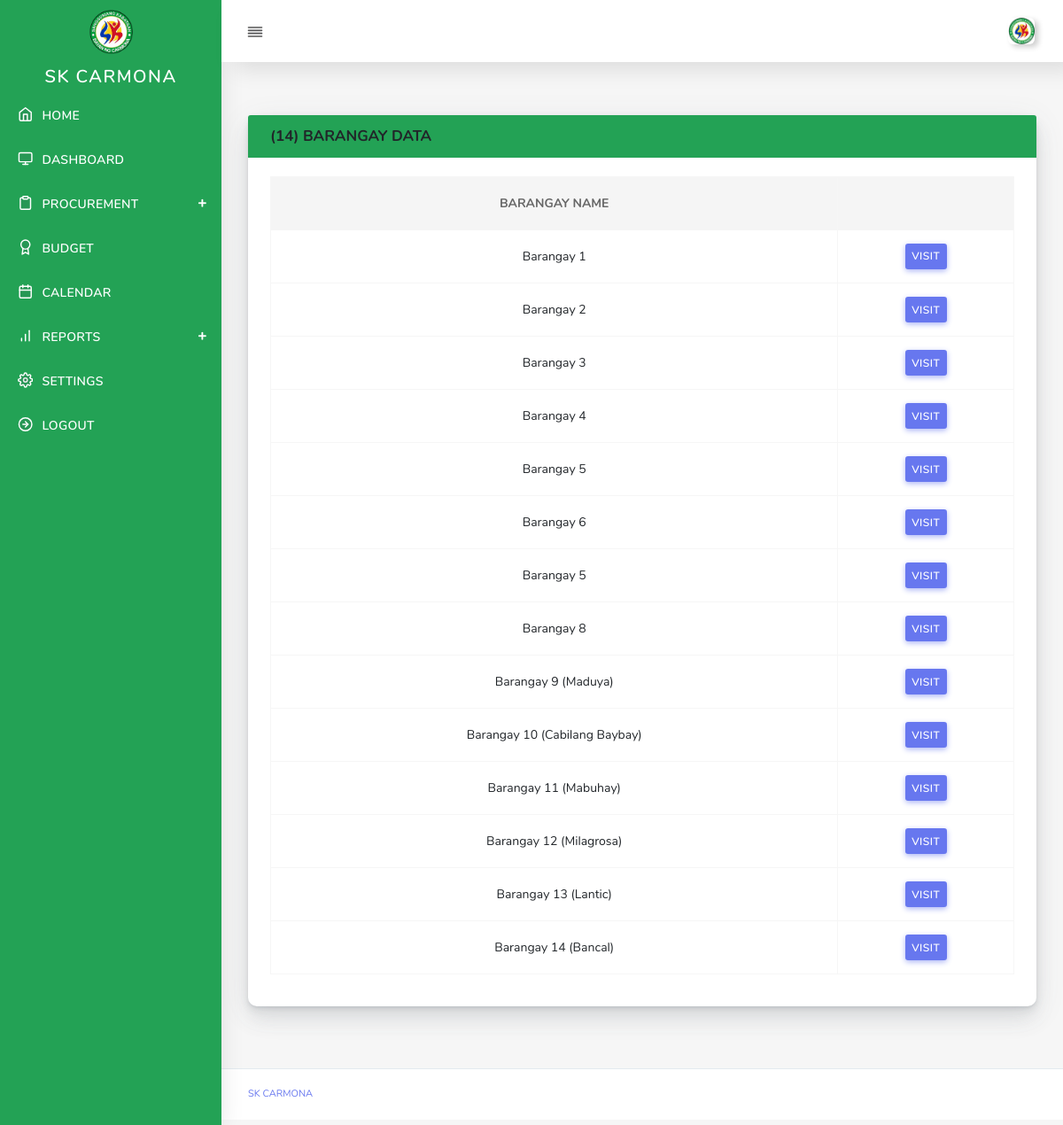
The app's page /user/barangay.php (signed in) with its own data.
### tables this page shows
CREATE TABLE `skaccount` (
  `brgyID` int(11) NOT NULL,
  `barangay_name` varchar(32) NOT NULL,
  `username` varchar(32) NOT NULL,
  `password` varchar(32) NOT NULL,
  `img_profile` text NOT NULL,
  `sk_chairman` varchar(100) NOT NULL,
  `vice_chairman` varchar(100) NOT NULL,
  `secretary` varchar(100) NOT NULL,
  `member1` varchar(100) NOT NULL,
  `member2` varchar(100) NOT NULL,
  `member3` varchar(100) NOT NULL,
  `procuring` varchar(100) NOT NULL,
  `brgy_captain` varchar(100) NOT NULL,
  `committee_approriations` varchar(100) NOT NULL,
  `sk_treasurer` varchar(100) NOT NULL,
  `ai_committee` varchar(100) NOT NULL,
  `budget_officer` varchar(50) NOT NULL,
  `city` varchar(100) NOT NULL,
  `province` varchar(100) NOT NULL,
  `contact` varchar(100) NOT NULL
);

### controller/barangay.php (called while the page is built, shortened)
<?php
include('../config/database.php');
$admin	 	= $mysqli->query("SELECT * FROM skaccount");

### user/barangay.php (the view, shortened to what this page needs)
<?php include('header.php'); ?>
<?php include('nav.php'); ?>
<?php include('../controller/barangay.php'); ?>
	<div class="main-content">
          <div class="section-body">
            <div class="row">
              <div class="col-12">
                <div class="card">
                  <div class="card-header" style="background-color:#23a255 !important;">
                    <h4>(14) BARANGAY DATA </h4>
                  </div>
                  <div class="card-body">
                    <div class="table-responsive">
                      <table class="table  table-bordered" >
                        <thead>
                          <tr>
                            <th class="text-center"> BARANGAY NAME</th>
                            <th class="text-center"></th>
                          </tr>
                        </thead>
						<tbody>
						<?php while($val = $admin->fetch_object()){ ?>
							<tr>
								<td class="text-center"> <?php echo $val->barangay_name;?> </td>
								<td class="text-center">
									<a href="view-barangay-details.php?data=<?php echo urlencode(base64_encode($val->brgyID));?>"><button class="btn btn-primary btn-sm" > VISIT  </button></a>
						    	</td>
							</tr>
						<?php } ?>
						</tbody>
                      </table>
                    </div>
                  </div>
                </div>
              </div>
            </div>
         </div>
      </div>
<?php require('footer.php'); ?>

### user/nav.php (shortened to what this page needs)
<?php
include('../config/database.php');
$data     = $_SESSION['brgyID'];
$settings1 = $mysqli->query("SELECT * FROM skaccount where brgyID ='$data'");
while($val1 = $settings1->fetch_object()){
	$profile =  $val1->img_profile;
}
?>
<body>
  <div id="app">
    <div class="main-wrapper main-wrapper-1">
      <div class="navbar-bg"></div>
      <nav class="navbar navbar-expand-lg main-navbar sticky">
        <div class="form-inline mr-auto">
          <ul class="navbar-nav mr-3">
            <li><a href="#" data-toggle="sidebar" class="nav-link nav-link-lg collapse-btn"> <i data-feather="align-justify"></i></a></li>
          </ul>
        </div>
        <ul class="navbar-nav navbar-right">
          <li class="dropdown"><a href="#" data-toggle="dropdown"
              class="nav-link dropdown-toggle nav-link-lg nav-link-user"> <img alt="image" src="../assets/img/barangay/<?php echo $profile;?>"
                class="user-img-radious-style"> <span class="d-sm-none d-lg-inline-block"></span></a>
          </li>
        </ul>
      </nav>
      <div class="main-sidebar sidebar-style-2">
        <aside id="sidebar-wrapper" >
          <div class="sidebar-brand">
            <a href="#"> <img alt="image" src="../assets/img/sk-logo.png" class="header-logo" />
            </a>
          </div>
          <ul class="sidebar-menu" style="background-color:#23a255 !important;">
            <li class="menu-header"><center>SK CARMONA</center></li>
            <li class="dropdown <?php echo $index;?>">
              <a href="index.php" class="nav-link"><i data-feather="home"></i><span>HOME</span></a>
            </li>
			<li class="dropdown <?php echo $dashboard;?>">
              <a href="dashboard.php" class="nav-link"><i data-feather="monitor"></i><span>DASHBOARD</span></a>
            </li>
			<li class="dropdown <?php echo $procurement;?>">
              <a href="procurement.php" class="menu-toggle nav-link has-dropdown"><i data-feather="clipboard"></i><span>PROCUREMENT</span></a>
            </li>
			<li class="dropdown <?php echo $budget;?>">
              <a href="budget.php" class="nav-link"><i data-feather="award"></i><span>BUDGET </span></a>
            </li>
			<li class="dropdown <?php echo $calendar;?>">
              <a href="calendar.php" class="nav-link"><i data-feather="calendar"></i><span>CALENDAR </span></a>
            </li>
			<li class="dropdown <?php echo $reports;?>">
              <a href="announcement.php" class="menu-toggle nav-link has-dropdown"><i data-feather="bar-chart"></i><span>REPORTS </span></a>
            </li>
			<li class="dropdown <?php echo $settings;?>">
              <a href="settings.php" class="nav-link"><i data-feather="settings"></i><span> SETTINGS </span></a>
            </li>
			<li class="dropdown ">
              <a href="logout.php" class="nav-link"><i data-feather="arrow-right-circle"></i><span>LOGOUT</span></a>
            </li>
          </ul>
        </aside>
      </div>

### records on screen
skaccount: img_profile (picture), barangay_name "Barangay 1"
skaccount: barangay_name "Barangay 2"
skaccount: barangay_name "Barangay 3"
skaccount: barangay_name "Barangay 4"
skaccount: barangay_name "Barangay 5"
skaccount: barangay_name "Barangay 6"
skaccount: barangay_name "Barangay 5"
skaccount: barangay_name "Barangay 8"
skaccount: barangay_name "Barangay 9 (Maduya)"
skaccount: barangay_name "Barangay 10 (Cabilang Baybay)"
skaccount: barangay_name "Barangay 11 (Mabuhay)"
skaccount: barangay_name "Barangay 12 (Milagrosa)"
skaccount: barangay_name "Barangay 13 (Lantic)"
skaccount: barangay_name "Barangay 14 (Bancal)"
